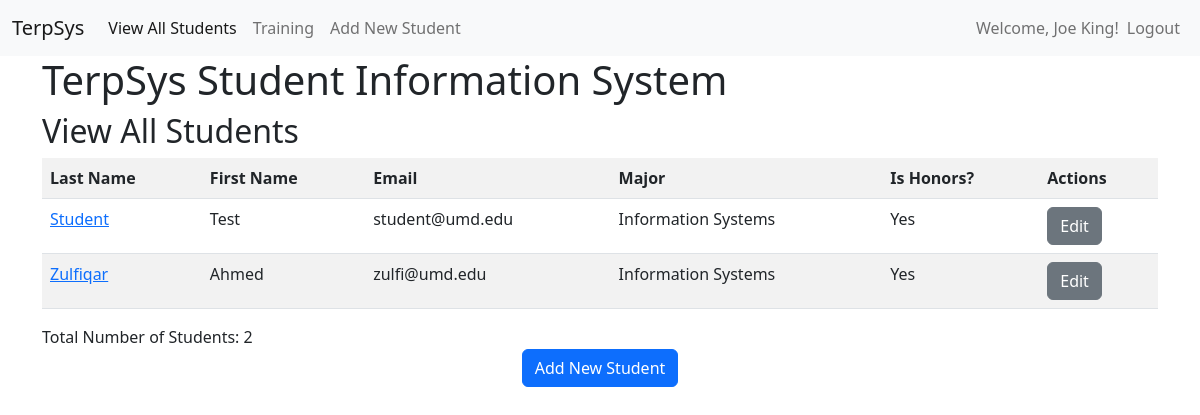
Screenshot of /student/view (signed in) with the database file from the repository.
### models.py (models this page shows, shortened)
class User(UserMixin, db.Model):
    __tablename__ = "user"
    user_id = db.Column(db.Integer, primary_key=True)
    username = db.Column(db.String(100), unique=True)
    first_name = db.Column(db.String(30))
    last_name = db.Column(db.String(50))
    email = db.Column(db.String(100), unique=True)
    password = db.Column(db.String(100))
    role = db.Column(db.String(20))

class Student(db.Model):
    __tablename__ = "student"
    student_id = db.Column(db.Integer, primary_key=True)
    first_name = db.Column(db.String(30), nullable=False)
    last_name = db.Column(db.String(50), nullable=False)
    email = db.Column(db.String(50), nullable=True)
    major_id = db.Column(db.Integer, db.ForeignKey('major.major_id'))
    birth_date = db.Column(db.DateTime, nullable=False)
    num_credits_completed = db.Column(db.Integer, nullable=False)
    gpa = db.Column(db.Float, nullable=False)
    is_honors = db.Column(db.Boolean, nullable=False)

class Major(db.Model):
    __tablename__ = "major"
    major_id = db.Column(db.Integer, primary_key=True)
    major = db.Column(db.String(30), nullable=False)
    students = db.relationship('Student', backref='students')

### app.py (the view)
@app.route('/student/view')
@login_required
@role_required(['ADMIN', 'MANAGER'])
def student_view_all():
    students = Student.query.outerjoin(Major, Student.major_id == Major.major_id) \
        .add_entity(Major) \
        .order_by(Student.last_name, Student.first_name) \
        .all()
    return render_template('student_view_all.html', students=students)

### app.py (called while the page is built)
@login_manager.user_loader
def load_user(user_id):
    return User.query.get(int(user_id))

### authorize.py (called while the page is built)
def role_required(roles):
    def decorator(func):
        @wraps(func)
        def wrapper(*args, **kwargs):
            if current_user.is_authenticated and current_user.role in roles:
                pass
            else:
                flash('You do not have permission to access this function.', 'error')
                return render_template('access_denied.html')
            if callable(getattr(current_app, "ensure_sync", None)):
                return current_app.ensure_sync(func)(*args, **kwargs)
            return func(*args, **kwargs)
        return wrapper
    return decorator

### templates/student_view_all.html (shortened to what this page needs)
{% extends "base.html" %}
{% block page_head %}
    View All Students
{% endblock %}
{% block page_content %}
    <div class="row">
    <div class="col">
    <table class="table table-striped">
        <tr>
            <th>Last Name</th>
            <th>First Name</th>
            <th>Email</th>
            <th>Major</th>
            <th>Is Honors?</th>
            {% if current_user.role in ['ADMIN', 'MANAGER'] %}
            <th>Actions</th>
            {% endif %}
        </tr>
        {% for each_student, each_major in students %}
        <tr>
            <td><a href="{{ url_for('student_view', student_id=each_student['student_id']) }}">{{ each_student['last_name'] }}</a></td>
            <td>{{ each_student['first_name'] }}</td>
            <td>{{ each_student['email'] }}</td>
            <td>{{ each_major['major'] }}</td>
            <td>{{ 'Yes' if each_student['is_honors'] == 1 else 'No' }}</td>
            {% if current_user.role in ['ADMIN', 'MANAGER'] %}
            <td>
                <a href="{{ url_for('student_edit', student_id=each_student['student_id']) }}" class="btn btn-secondary" role="button">Edit</a>
            </td>
            {% endif %}
        </tr>
        {% endfor %}
    </table>
    </div>
    </div>
    {% if current_user.role in ['ADMIN', 'MANAGER'] %}
    <div class="row">
        <div class="col">
            Total Number of Students: {{ students|length }}
        </div>
    </div>
    <div class="row">
        <div class="col text-center">
            <a href="{{ url_for('student_create') }}" class="btn btn-primary" role="button">Add New Student</a>
        </div>
    </div>
    {% endif %}
{% endblock %}

### templates/base.html (shortened to what this page needs)
<!DOCTYPE html>
<html lang="en">
  <head>
    <link href="https://cdn.jsdelivr.net/npm/bootstrap@5.2.3/dist/css/bootstrap.min.css" rel="stylesheet">
  </head>
  <body>
        <nav class="navbar navbar-expand-lg navbar-light bg-light">
            <div class="container-fluid">
                <div class="navbar-collapse collapse w-100 order-1 order-md-0 dual-collapse2">
                    <a class="navbar-brand" href="#">TerpSys</a>
                    <ul class="navbar-nav me-auto">
                        {% if current_user.role in ['ADMIN', 'MANAGER'] %}
                        <li class="nav-item">
                          <a id="student_view_all" class="nav-link {% if request.endpoint=='student_view_all' %}active{%endif %}" href="{{ url_for('student_view_all') }}">View All Students</a>
                        </li>
                        {% elif current_user.is_authenticated %}
                        <li class="nav-item">
                          <a id="student_id" class="nav-link {% if request.endpoint=='student_view' %}active{%endif %}" href="{{ url_for('student_view', student_id=0) }}">View My Record</a>
                        </li>
                        {% endif %}
                        {% if current_user.role in ['ADMIN', 'MANAGER'] %}
                        <li class="nav-item">
  <a id="training" class="nav-link {% if request.endpoint=='training' %}active{% endif %}" href="{{ url_for('training') }}">Training</a>
</li>
                        <li class="nav-item">
                          <a id="student_create" class="nav-link {% if request.endpoint=='student_create' %}active{%endif %}" href="{{ url_for('student_create') }}">Add New Student</a>
                        </li>
                        {% endif %}
                    </ul>
                </div>
                {% if current_user.is_authenticated %}
                <div class="navbar-collapse collapse w-100 order-3 dual-collapse2">
                    <ul class="navbar-nav ms-auto">
                        <li class="nav-item navbar-text">
                            Welcome, {{ current_user.first_name }} {{ current_user.last_name }}!
                        </li>
                        <li class="nav-item">
                            <a class="nav-link" href="{{ url_for('logout') }}">Logout</a>
                        </li>
                    </ul>
                </div>
                {% endif %}
            </div>
        </nav>
    <div class="container">
        <h1>TerpSys Student Information System</h1>
        <h2>{% block page_head %}{% endblock %}</h2>
        {% block page_content %}{% endblock %}
    </div>
  </body>
</html>

### rows the page displays
User: first_name "Joe", last_name "King"
Student: last_name "Student", first_name "Test", email "student@umd.edu", major "Information Systems", is_honors "Yes"
Student: last_name "Zulfiqar", first_name "Ahmed", email "zulfi@umd.edu", major "Information Systems", is_honors "Yes"

### other values shown
{{ students|length }} "2"
